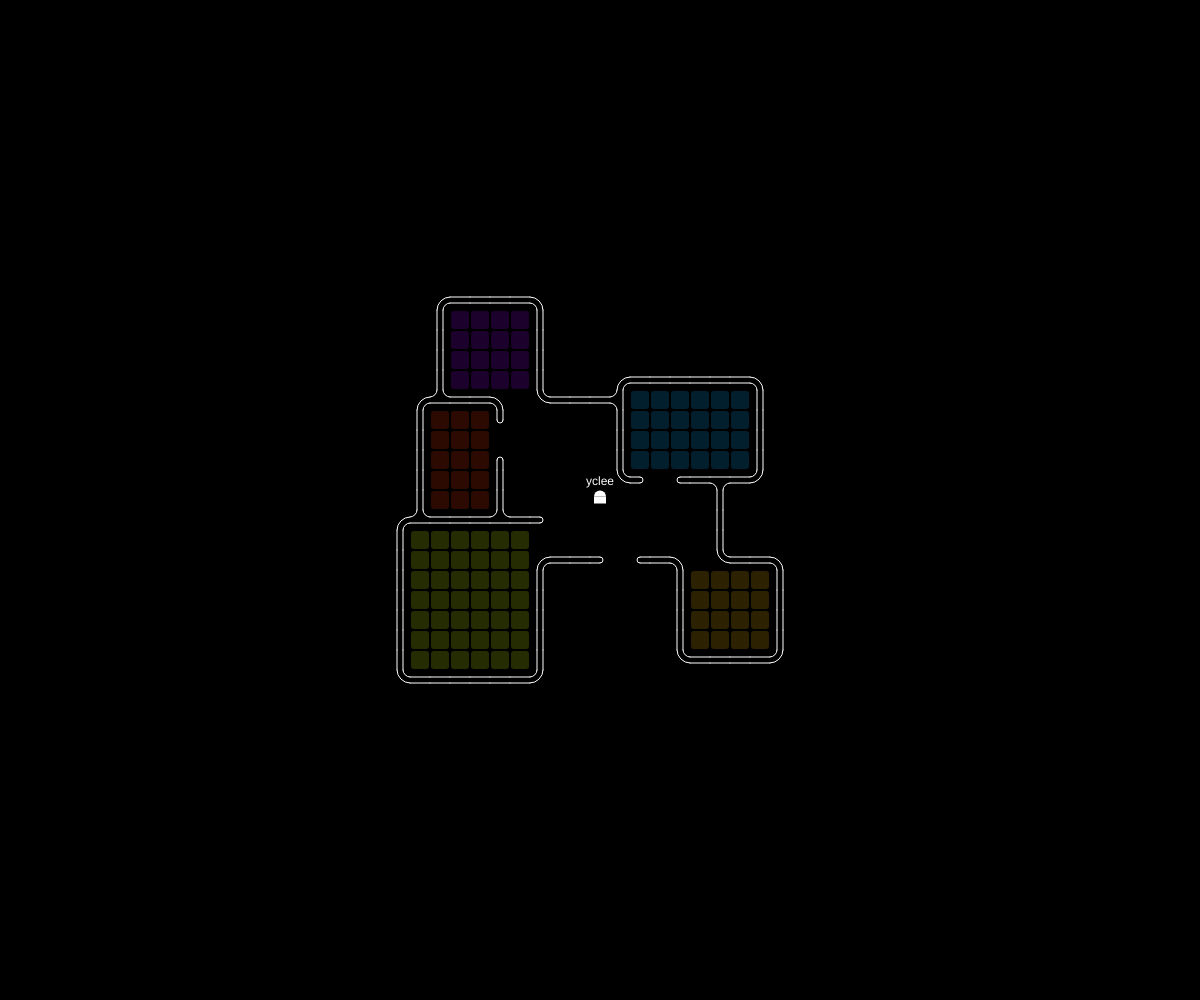
Frame 1 (no input)
Frame 60 (no input): identical to frame 1, image omitted
Frame 120 (the mouse pressed at the canvas centre since frame 60): identical to frame 1, image omitted

The p5.js sketch that drew this single still picture (run headless with seeded random() and noise() and a simulated clock; from frame 60 on, the mouse is pressed at the canvas centre):

// p5.js sketch
// ── sketch.js
let scene;

function setup() {
    createCanvas(windowWidth, windowHeight);

    scene = new Scene({});
    scene.setup()

    angleMode(DEGREES);
}

function draw() {
    background(0);

    scene.run();
    scene.draw();

    // console.log(keyCode);
}


function keyPressed() {
    scene.players.forEach(p => {
        if (!scene.isWall(p.getNextGrid(keyCode).x, p.getNextGrid(keyCode).y)) {
            p.setDirection(keyCode);
        }
    });
}
// ── Grid.js
class Grid {
    constructor(args) {
        this.p = args.p;
        this.r = args.r;
        this.pid = args.pid;
        this.wallType = args.wallType || ["empty", "dot", "col", "row", "rd-corner", "rt-corner", "ld-corner", "lt-corner", "u-tupe", "d-tupe", "l-tupe", "r-tupe", "u-end", "d-end", "r-end", "l-end"];
        this.colorPattern = ["fcba03", "03b1fc", "a103fc", "fa3a05", "d9fa05"].map(s => "#" + s);
    }

    draw() {
        push();
        translate(this.p.x, this.p.y);
        rectMode(CENTER);
        stroke(100);
        noFill();
        // rect(0, 0, this.r);

        let r = this.r;
        let span = this.r / 2 * 0.8;
        let hSpan = this.r / 2 * 0.3;
        stroke(255);
        if (this.wallType == "dot") circle(0, 0, span);
        else if (this.wallType == "col") {
            line(-hSpan, -r / 2, -hSpan, r / 2);
            line(hSpan, -r / 2, hSpan, r / 2);
        } else if (this.wallType == "row") {
            line(-r / 2, -hSpan, r / 2, -hSpan);
            line(-r / 2, hSpan, r / 2, hSpan);
        } else if (this.wallType.includes("corner")) {
            push();
            if (this.wallType == "rd-corner") {
                translate(-r / 2, -r / 2);
            } else if (this.wallType == "rt-corner") {
                translate(-r / 2, r / 2);
                rotate(-90);
            } else if (this.wallType == "ld-corner") {
                translate(r / 2, -r / 2);
                rotate(90);
            } else if (this.wallType == "lt-corner") {
                translate(r / 2, r / 2);
                rotate(180);
            }
            arc(0, 0, r - hSpan * 2, r - hSpan * 2, 0, 90);
            arc(0, 0, r + hSpan * 2, r + hSpan * 2, 0, 90);
            pop();
        } else if (this.wallType.includes("tupe")) {
            if (this.wallType == "d-tupe") rotate(180);
            else if (this.wallType == "r-tupe") rotate(90);
            else if (this.wallType == "l-tupe") rotate(-90);

            push();
            push();
            translate(-r / 2, -r / 2);
            arc(0, 0, r - hSpan * 2, r - hSpan * 2, 0, 90)
            pop();
            push();
            translate(r / 2, -r / 2);
            arc(0, 0, r - hSpan * 2, r - hSpan * 2, 90, 180)
            pop();
            line(-r / 2, hSpan, r / 2, hSpan);
            pop();
        } else if (this.wallType.includes("end")) {
            push();
            if (this.wallType == "r-end") rotate(-90)
            else if (this.wallType == "l-end") rotate(90)
            else if (this.wallType == "u-end") rotate(180)
            arc(0, 0, hSpan * 2, hSpan * 2, 180, 0);
            line(-hSpan, 0, -hSpan, r / 2);
            line(hSpan, 0, hSpan, r / 2);
            pop();
        } else {
            if (this.wallType != "-") {
                push();
                noStroke();
                let c = color(this.colorPattern[int(this.wallType - 1) % this.colorPattern.length]);
                c.setAlpha(45);
                fill(c);
                rect(0, 0, this.r * 0.9, this.r * 0.9, hSpan)
                fill(180);
                textAlign(CENTER, CENTER);
                // text(this.wallType, 0, 0);
                pop();
            }
        }

        // push();
        // textAlign(CENTER, CENTER);
        // fill(180);
        // noStroke();
        // textSize(8);
        // text(str(this.pid.x) + "/" + str(this.pid.y), 0, 0);
        // pop();


        pop();
    }

    checkInside(pos) {
        let isInside = false;
        let minx = this.p.x - this.r / 2;
        let maxx = this.p.x + this.r / 2;
        let miny = this.p.y - this.r / 2;
        let maxy = this.p.y + this.r / 2;
        if (pos.x > minx && pos.x < maxx && pos.y > miny && pos.y < maxy) isInside = true;
        return isInside;
    }

}
// ── Player.js
class Player {
    constructor(args) {
        this.p = args.p || createVector(width / 2, height / 2);
        this.pid = args.pid;
        this.r = args.r;
        this.name = args.name || "default";
        this.v = createVector(0, 0);
        this.step = 0;
        this.maxStep = 20;
        this.mapOrigin = args.mapOrigin;
    }

    setup() {
        this.p.x = this.mapOrigin.x + this.pid.x * this.r;
        this.p.y = this.mapOrigin.y + this.pid.y * this.r;
    }

    run() {
        this.move();
        // console.log(this.step)
    }

    draw() {
        push();
        translate(this.p.x, this.p.y);
        noStroke();
        fill(255);
        rectMode(CENTER);
        rect(0, 0, 12, 7);
        push();
        translate(0, -7 / 2);
        arc(0, 0, 12, 12, 180, 0);
        pop();
        textAlign(CENTER, CENTER);
        text(this.name, 0, -18);
        pop();
    }

    setDirection(key) {
        if (this.step == 0) {
            this.step = this.maxStep;
            this.v = this.getVector(key);
            this.pid = p5.Vector.add(this.pid, this.v);
        }

    }

    getNextGrid(key) {
        let v = this.getVector(key);
        return p5.Vector.add(this.pid, v);
    }

    move() {
        if (this.step > 0) {
            let s = this.r / this.maxStep;
            this.p.x = this.p.x + this.v.x * s;
            this.p.y = this.p.y + this.v.y * s;
            this.step = this.step - 1;
        }
        // if (this.step == 0 && keyIsPressed) {
        //     this.setDirection(keyCode);
        // }
    }

    getVector(key) {
        let v;
        if (key == UP_ARROW) {
            v = createVector(0, -1);
        } else if (key == DOWN_ARROW) {
            v = createVector(0, 1);
        } else if (key == LEFT_ARROW) {
            v = createVector(-1, 0);
        } else if (key == RIGHT_ARROW) {
            v = createVector(1, 0);
        }
        return v;
    }
}
// ── Scene.js
class Scene {
    constructor(args) {
        this.mapCenter = args.mapCenter || createVector(width / 2, height / 2);
        this.map = [];
        this.mapSetting =
            `--oooooo------------
        --o3333o------------
        --o3333o------------
        --o3333o------------
        --o3333o---oooooooo-
        -ooooo-ooooo222222o-
        -o444o-----o222222o-
        -o444------o222222o-
        -o444o-----o222222o-
        -o444o-----oo-ooooo-
        -o444o----------o---
        oooooooo--------o---
        o555555---------o---
        o555555oooo-ooo-oooo
        o555555o------o1111o
        o555555o------o1111o
        o555555o------o1111o
        o555555o------o1111o
        o555555o------oooooo
        oooooooo------------
        `;
        this.mapArr;
        this.mapSize = 20;
        // player
        this.players = [];
        this.currentTime = 0;
        this.preTime = 0;
    }

    setup() {
        let gridsize = 20;
        this.initMap(this.mapSize, this.mapSize, gridsize);
        let gridWidth = this.mapSize * gridsize;
        let gridHeight = this.mapSize * gridsize;
        let p = new Player({
            pid: createVector(int(this.mapSize / 2), int(this.mapSize / 2)),
            name: "yclee",
            r: 20,
            mapOrigin: createVector(this.mapCenter.x - gridWidth / 2, this.mapCenter.y - gridHeight / 2)
        })
        p.setup();
        this.players.push(p);
    }

    run() {
        this.players.forEach(p => {
            p.run();
        })

        this.currentTime = int(millis() / 1000);
        if (this.currentTime != this.preTime) {
            this.preTime = this.currentTime;
            this.players.forEach(p => {
                console.log(this.getGridInMap(p.pid.x, p.pid.y));
            })
        }
    }

    draw() {
        this.drawMap();

        this.players.forEach(p => {
            p.draw();
        })
    }

    initMap(rownum, colnum, size) {

        this.mapArr = this.mapSetting.split("\n");
        this.mapArr = this.mapArr.map(s => s.replace(/(^[\s]*)|([\s]*$)/g, ""));

        let gridWidth = rownum * size;
        let gridHeight = colnum * size;
        let origin = createVector(this.mapCenter.x - gridWidth / 2, this.mapCenter.y - gridHeight / 2);
        for (let j = 0; j < colnum; j++) {
            for (let i = 0; i < rownum; i++) {
                let g = new Grid({
                    p: createVector(origin.x + i * size, origin.y + j * size),
                    r: size,
                    pid: createVector(i, j),
                    wallType: this.checkGridType(i, j)
                })
                this.map.push(g);
            }
        }
    }

    drawMap() {
        this.map.forEach(g => {
            g.draw();
        })
    }

    checkGridType(i, j) {
        let type = this.getGridInMap(i, j);

        if (this.isWall(i, j)) {
            let l = this.isWall(i - 1, j);
            let r = this.isWall(i + 1, j);
            let u = this.isWall(i, j - 1);
            let d = this.isWall(i, j + 1);

            if (!u && !d && !l && !r) type = "dot";
            else if (u && d && !l && !r) type = "col";
            else if (!u && !d && l && r) type = "row";
            else if (u && r && !d && !l) type = "ld-corner";
            else if (u && l && !d && !r) type = "rd-corner";
            else if (d && r && !u && !l) type = "lt-corner";
            else if (d && l && !u && !r) type = "rt-corner";
            else if (u && r && l && !d) type = "u-tupe";
            else if (d && l && r && !u) type = "d-tupe";
            else if (l && u && d && !r) type = "l-tupe";
            else if (r && u && d && !l) type = "r-tupe";
            else if (!r && u && !d && !l) type = "u-end";
            else if (!r && !u && d && !l) type = "d-end";
            else if (r && !u && !d && !l) type = "r-end";
            else if (!r && !u && !d && l) type = "l-end";




        }
        return type;
    }

    getGridInMap(i, j) {
        let result = null;
        if (i >= 0 && i < this.mapSize && j >= 0 && j < this.mapSize) {
            result = this.mapArr[j][i];
        }
        return result;
    }

    isWall(i, j) {
        let iswall = false;
        if (this.getGridInMap(i, j) == 'o') iswall = true;
        return iswall;
    }

    // createPlayer(pid, name, size) {

    // }
}
